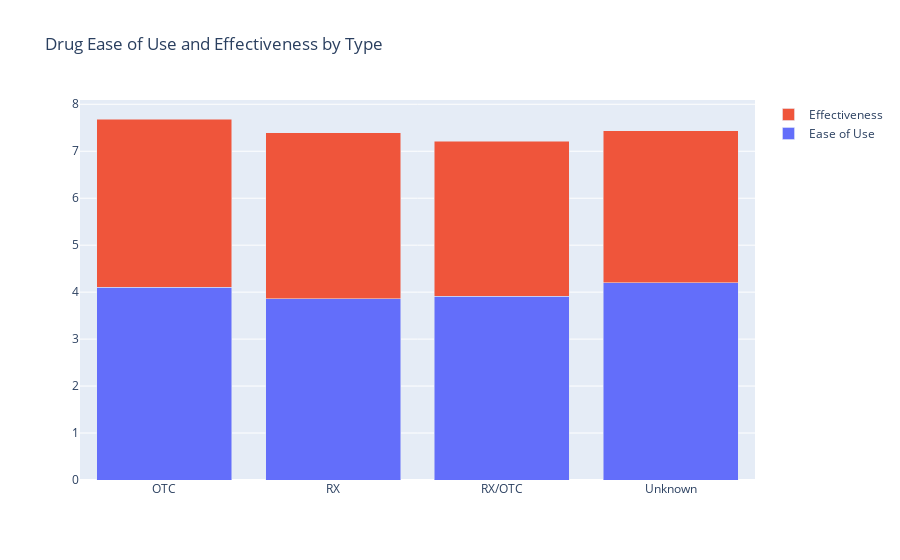

Here is the notebook cell this chart was saved with:
### Code cell
import plotly.graph_objs as go

df_agg = df.groupby(['Type']).agg({'EaseOfUse': 'mean', 'Effective': 'mean'}).reset_index()

fig = go.Figure(data=[
    go.Bar(name='Ease of Use', x=df_agg['Type'], y=df_agg['EaseOfUse']),
    go.Bar(name='Effectiveness', x=df_agg['Type'], y=df_agg['Effective'])
])

fig.update_layout(title='Drug Ease of Use and Effectiveness by Type', barmode='stack')
fig.show()

### Figure 1 — Plotly figure (JSON) as saved in the notebook; plotly's stock layout.template omitted (floating-point values rounded to 4 significant figures)
{"data": [{"name": "Ease of Use", "type": "bar", "x": ["OTC", "RX", "RX/OTC", "Unknown"], "y": [4.101, 3.864, 3.913, 4.198]}, {"name": "Effectiveness", "type": "bar", "x": ["OTC", "RX", "RX/OTC", "Unknown"], "y": [3.586, 3.527, 3.296, 3.238]}], "layout": {"barmode": "stack", "title": {"text": "Drug Ease of Use and Effectiveness by Type"}}}
